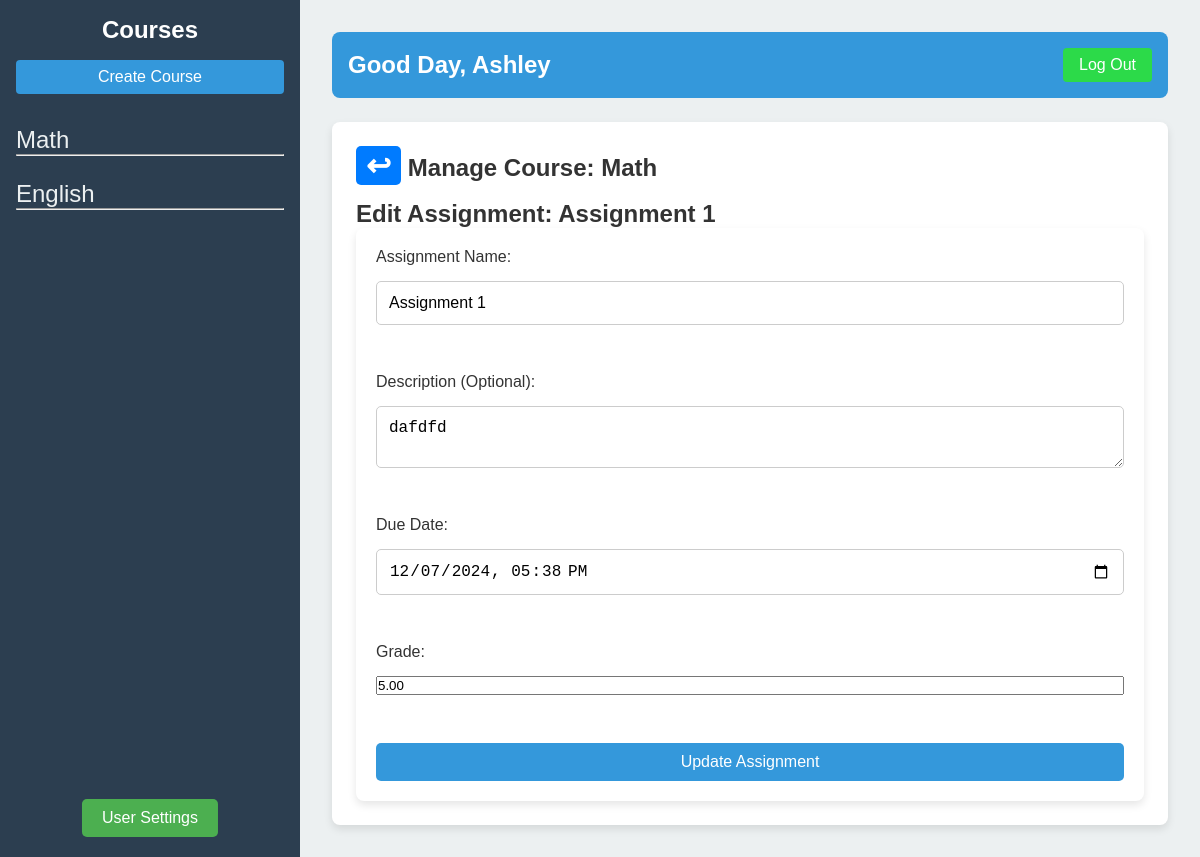
The app's page /Dashboard/Teacher Dash/Functionalities/Assignments/edit_assignment.php?assignment_id=1&course_id=1 (signed in) with its own data.
### tables this page shows
CREATE TABLE `courses` (
  `course_id` int(11) NOT NULL,
  `course_name` varchar(100) NOT NULL,
  `teacher_id` int(11) NOT NULL,
  `assignment_weight` decimal(5,2) NOT NULL,
  `quiz_weight` decimal(5,2) NOT NULL,
  `exam_weight` decimal(5,2) NOT NULL
);

CREATE TABLE `users` (
  `user_id` int(11) NOT NULL,
  `first_name` varchar(50) NOT NULL,
  `last_name` varchar(50) NOT NULL,
  `username` varchar(50) NOT NULL,
  `email` varchar(255) NOT NULL,
  `password` varchar(255) NOT NULL,
  `role` enum('teacher','student') NOT NULL,
  `created_at` timestamp NOT NULL DEFAULT current_timestamp(),
  `reset_code` varchar(6) DEFAULT NULL,
  `reset_expiry` datetime DEFAULT NULL
);

CREATE TABLE `assignments` (
  `assignment_id` int(11) NOT NULL,
  `course_id` int(11) NOT NULL,
  `assignment_name` varchar(255) NOT NULL,
  `assignment_type` enum('text','file') NOT NULL,
  `description` text DEFAULT NULL,
  `file_data` longblob DEFAULT NULL,
  `file_name` varchar(255) DEFAULT NULL,
  `due_date` datetime NOT NULL,
  `upload_date` timestamp NOT NULL DEFAULT current_timestamp(),
  `total_points` decimal(5,2) NOT NULL
);

### db.php (called while the page is built, shortened)
<?php
class Database{
    private $host = 'localhost';
    private $db_name = 'lms';
    private $username = 'root';
    private $password = '';
    public $conn;
    public function __construct() {
        $this->conn = new mysqli($this->host, $this->username, $this->password, $this->db_name);
    }
    public function getConnection(){
        return $this->conn;
    }
}
?>

### Dashboard/Classes/Dashboard.php (called while the page is built, shortened)
<?php
require_once 'crud.php';
class Dashboard
{
    private $crud;
    public function __construct()
    {
        $this->database = new Database();
        $this->conn =  $this->database->getConnection();
        $this->crud = new Crud($this->conn);
    }
    public function getUsername($user_id)
    {
        return $this->crud->readSingleRow(
            'SELECT first_name FROM users WHERE user_id = ?',
            [$user_id],
            'i'
        )['first_name'];
    }
    public function getCourses($teacher_id)
    {
        return $this->crud->readAllRows(
            'SELECT * FROM courses WHERE teacher_id = ?',
            [$teacher_id],
            'i'
        );
    }
    public function getCourseDetails($course_id)
    {
        return $this->crud->readAllRows(
            'SELECT * FROM courses WHERE course_id = ?',
            [$course_id],
            'i'
        );
    }
}

### Dashboard/Classes/crud.php (called while the page is built, shortened)
<?php
require_once $_SERVER['DOCUMENT_ROOT'] . '/FinalProj/db.php';
class Crud
{
    private $conn;
    public function __construct($connection)
    {
        $this->conn = $connection;
    }
    public function readSingleRow($query, $params, $paramTypes)
    {
        $stmt = $this->conn->prepare($query);
        $stmt->bind_param($paramTypes, ...$params);
        $stmt->execute();
        return $stmt->get_result()->fetch_assoc();
    }
    public function readAllRows($query, $params, $paramTypes)
    {
        $stmt = $this->conn->prepare($query);
        $stmt->bind_param($paramTypes, ...$params);
        $stmt->execute();
        return $stmt->get_result();
    }
}
?>

### Dashboard/Classes/Assignment.php (called while the page is built, shortened)
<?php
require_once 'crud.php';
class Assignment
{
    private $crud;
    public function __construct()
    {
        $this->database = new Database();
        $this->conn = $this->database->getConnection();
        $this->crud = new Crud($this->conn);
    }
    public function getAssignmentData($assignment_id)
    {
        return $this->crud->readSingleRow(
            'SELECT assignment_id, assignment_name, description, due_date, file_name, file_data, total_points
             FROM assignments
             WHERE assignment_id = ?',
            [$assignment_id],
            'i'
        );
    }
}

### Dashboard/Teacher Dash/Functionalities/Assignments/edit_assignment.php (the view, shortened to what this page needs)
<?php
require_once $_SERVER['DOCUMENT_ROOT'] . '/FinalProj/db.php';
require_once $_SERVER['DOCUMENT_ROOT'] . '/FinalProj/Dashboard/Classes/Dashboard.php';
require_once $_SERVER['DOCUMENT_ROOT'] . '/FinalProj/Dashboard/Classes/Assignment.php';
$teacherDash = new Dashboard();
$assignment = new Assignment();
$user_id = $_SESSION['user_id'];
$teacher_name = htmlspecialchars($teacherDash->getUsername($user_id));
$courses = $teacherDash->getCourses($user_id);
$course_id = $_GET['course_id'] ?? null;
$course_details = null;
if ($course_id) {
    $stmt = $teacherDash->getCourseDetails($course_id);
    $course_details = $stmt->fetch_assoc();
}
$edit_assignment = null;
if (isset($_GET['assignment_id'])) {
    $assignment_id = $_GET['assignment_id'];
    $edit_assignment = $assignment->getAssignmentData($assignment_id);
}
?>
<!DOCTYPE html>
<html lang="en">
<head>
    <link rel="stylesheet" href="style.css">
</head>
<body>
    <div class="dashboard">
        <?php include '../../Includes/sidebar.php'; ?>
        <main class="main-content">
            <?php include '../../Includes/header.php'; ?>
            <section id="course-details" class="section">
                <?php if ($course_details): ?>
                    <h1>
                        <a href="../../index.php?course_id=<?php echo $course_id; ?>" class="back-button">&#8617;</a>
                        Manage Course: <?php echo htmlspecialchars($course_details['course_name']); ?>
                    </h1>
                    <h2>Edit Assignment: <?php echo htmlspecialchars($edit_assignment['assignment_name']); ?></h2>
                    <form action="edit_assignment.php" method="POST" enctype="multipart/form-data">
                        <label for="assignment_name">Assignment Name:</label>
                        <input type="text" id="assignment_name" name="assignment_name"
                            value="<?php echo htmlspecialchars($edit_assignment['assignment_name']); ?>" ><br>
                        <label for="description">Description (Optional):</label>
                        <textarea id="description" name="description"><?php echo htmlspecialchars($edit_assignment['description']); ?></textarea><br>
                        <label for="due_date">Due Date:</label>
                        <input type="datetime-local" id="due_date" name="due_date"
                            value="<?php echo date("Y-m-d\TH:i", strtotime($edit_assignment['due_date'])); ?>"><br>
                        <label for="grade">Grade:</label>
                        <input type="number" id="grade" name="assignment_grade" step="0.01" min="0" max="100"
                            value="<?php echo htmlspecialchars($edit_assignment['total_points']); ?>" ><br>
                        <input class="submit-btn" type="submit" value="Update Assignment">
                    </form>
                <?php else: ?>
                    <p>Select a course to view its details and management options.</p>
                <?php endif; ?>
            </section>
        </main>
    </div>
</body>
</html>

### Dashboard/Teacher Dash/Includes/sidebar.php
<aside class="sidebar">
    <h2>Courses</h2>
    <div class="create-course">
        <a href="/FinalProj/Dashboard/Teacher Dash/Functionalities/Course/create_course.php">Create Course</a>
    </div>
    <nav>
        <ul>
            <?php while ($row = $courses->fetch_assoc()) { ?>
                <li>
                    <a href="<?php echo '/FinalProj/Dashboard/Teacher Dash/index.php?course_id=' . htmlspecialchars($row['course_id']); ?>">
                        <?php echo htmlspecialchars($row['course_name']); ?>
                    </a>
                    <hr>
                </li>
            <?php } ?>
        </ul>
    </nav>
    <div class="user-settings">
        <a href="/FinalProj/Dashboard/Teacher Dash/Functionalities/UserSettings/user_settings.php">User Settings</a>
    </div>
</aside>

### Dashboard/Teacher Dash/Includes/header.php
<header class="header">
    <div class="user-info">
        <h1>Good Day, <?php echo htmlspecialchars($teacher_name); ?></h1>
    </div>
    <a href="/FinalProj/Authentication/logout.php" class="logout">Log Out</a>
</header>

### Dashboard/Teacher Dash/Functionalities/Assignments/style.css (style rules this page uses)
* { margin: 0; padding: 0; box-sizing: border-box; }
body { font-family: Arial, sans-serif; color: #333; }
.dashboard { display: flex; min-height: 100vh; }
.sidebar { width: 30%; max-width: 300px; background-color: #2C3E50; color: #fff; padding: 16px; position: relative; }
.sidebar h2 { font-size: 24px; margin-bottom: 16px; text-align: center; }
.create-course a { display: inline-block; color: #fff; background-color: #3498db; padding: 8px; text-align: center; border-radius: 4px; text-decoration: none; width: 100%; }
.sidebar nav ul { list-style-type: none; margin-top: 32px; }
.sidebar nav ul li { margin: 24px 0; }
.sidebar nav ul li a { margin-top: 800px; color: #ecf0f1; text-decoration: none; font-size: 24px; }
.user-settings { position: absolute; bottom: 20px; left: 50%; transform: translateX(-50%); }
.user-settings a { display: inline-block; text-decoration: none; background-color: #4CAF50; color: white; padding: 10px 20px; font-size: 16px; text-align: center; border-radius: 5px; transition: background-color 0.3s; border: none; box-sizing: border-box; }
.header { display: flex; justify-content: space-between; align-items: center; background-color: #3498db; padding: 16px; border-radius: 8px; color: #fff; }
.header h1 { font-size: 24px; margin: 0; }
.header .logout { color: #fff; text-decoration: none; background-color: #2cda49; padding: 8px 16px; border-radius: 4px; font-size: 16px; }
.section { background-color: #fff; border-radius: 8px; padding: 24px; margin-top: 24px; box-shadow: 0 4px 8px rgba(0, 0, 0, 0.1); }
.main-content { flex: 1; padding: 32px; background-color: #ecf0f1; }
.back-button { display: inline-block; font-size: 30px; padding: 2px 10px; background-color: #007bff; color: white; text-decoration: none; border-radius: 5px; margin-bottom: 15px; }
form { display: flex; flex-direction: column; gap: 15px; padding: 20px; background-color: #ffffff; border-radius: 8px; box-shadow: 0 4px 8px rgba(0, 0, 0, 0.1); }
form input[type="text"], form input[type="datetime-local"], form textarea, form select { padding: 12px; font-size: 16px; border-radius: 5px; border: 1px solid #ccc; width: 100%; box-sizing: border-box; }
.submit-btn { background-color: #3498db; color: white; padding: 10px 15px; font-size: 16px; border: none; border-radius: 5px; cursor: pointer; transition: background-color 0.3s; }

### records on screen
courses: course_name "Math"
courses: course_name "English"
users: first_name "Ashley"
assignments: assignment_name "Assignment 1", description "dafdfd", due_date "12/07/2024 17:38", assignment_grade "5.00"
